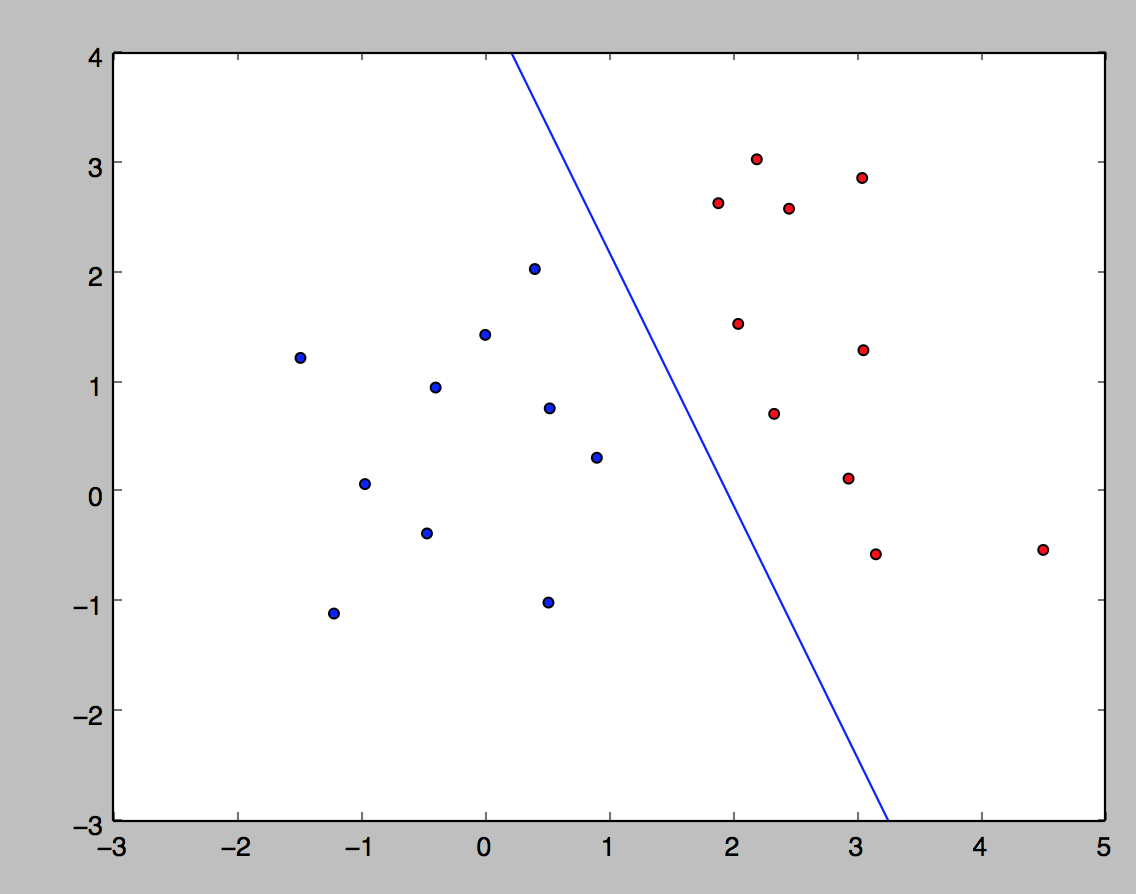

Generate this figure with Python:
import matplotlib.pyplot as plt
import numpy as np

if __name__ == "__main__":
    plt.close('all')
    x = np.linspace(-5, 5, 1000)
    x1 = [0.52,0.91,-1.48,0.01,-0.46,0.41,0.53,-1.21,-0.39,-0.96,2.46,3.05,2.2,1.89,4.51,3.06,3.16,2.05,2.34,2.94]
    x2 = [-1,0.32,1.23,1.44,-0.37,2.04,0.77,-1.1,0.96,0.08,2.59,2.87,3.04,2.64,-0.52,1.3,-0.56,1.54,0.72,0.13]
    y = [1,1,1,1,1,1,1,1,1,1,-1,-1,-1,-1,-1,-1,-1,-1,-1,-1]
    p1 = []
    p2 = []
    n1 = []
    n2 = []
    for i in range(0,20):
        if y[i] == 1:
            p1.append(x1[i])
            p2.append(x2[i])
        else:
            n1.append(x1[i])
            n2.append(x2[i])
    print(p1)
    print(p2)
    plt.plot(x,(-1.87578*x+3.68118)/0.814692 )
    plt.scatter(p1,p2,c=u'b')
    plt.scatter(n1,n2,c=u'r')
    plt.xlim(-3,5)
    plt.ylim(-3,4)
    plt.show()
